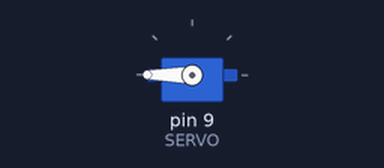
This sketch was run on a simulated Arduino Uno, built with avr-gcc and run on an emulated ATmega328P. On the bench: servo.

Above: at 0.55 s.
At 1.5 s:
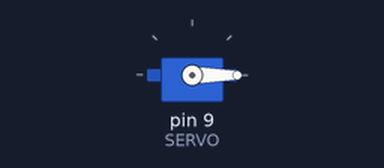
At 2.5 s:
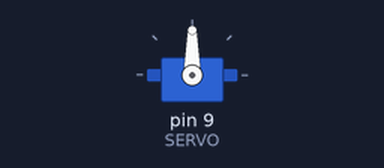
Timing chart, 0 to 5.1 s (numbered marks = the images above):
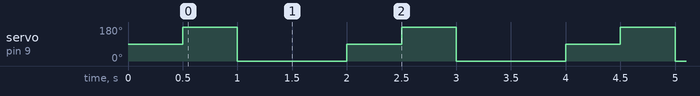

Measured:
- by itself, servo on pin 9 (SERVO): repeats every 2.0 s: 0° 1.0 s, 90° 0.50 s, 180° 0.50 s

The sketch:

servo.ino
```cpp
#include <Servo.h>
#define SERVO 9

Servo myServo;

void setup() {
    myServo.attach(SERVO);
    myServo.write(90);
    delay(500);
}

void loop() {
    myServo.write(180);
    delay(500);
    myServo.write(0);
    delay(1000);
    myServo.write(90);
    delay(500);
}
```
